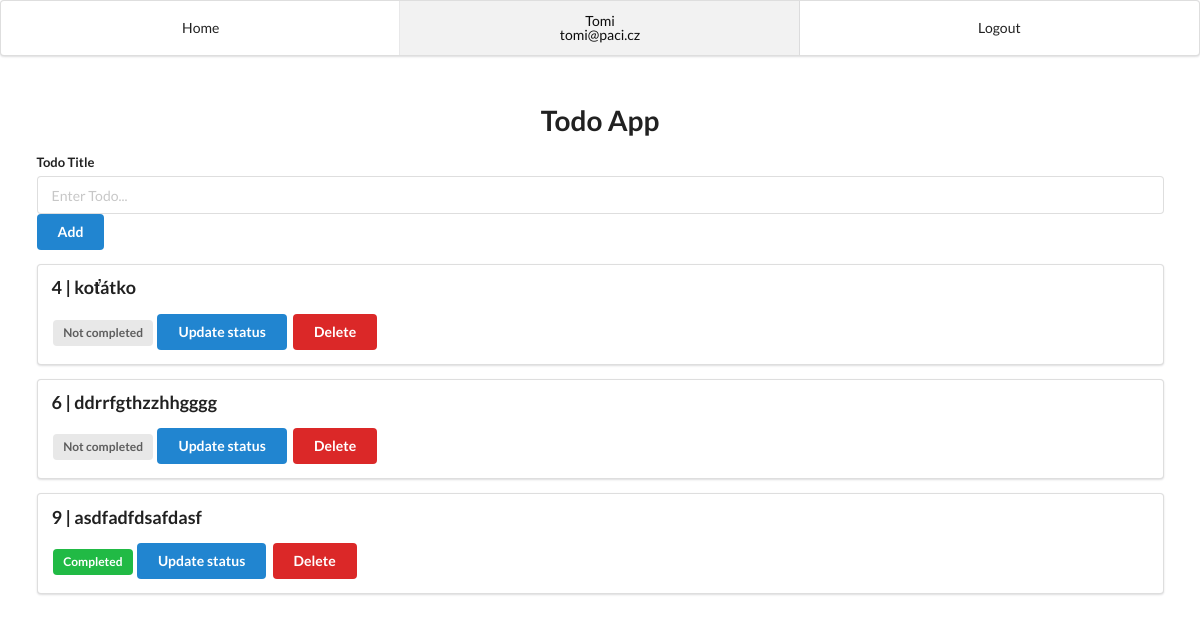
Page / (signed in) on the earlier database version.
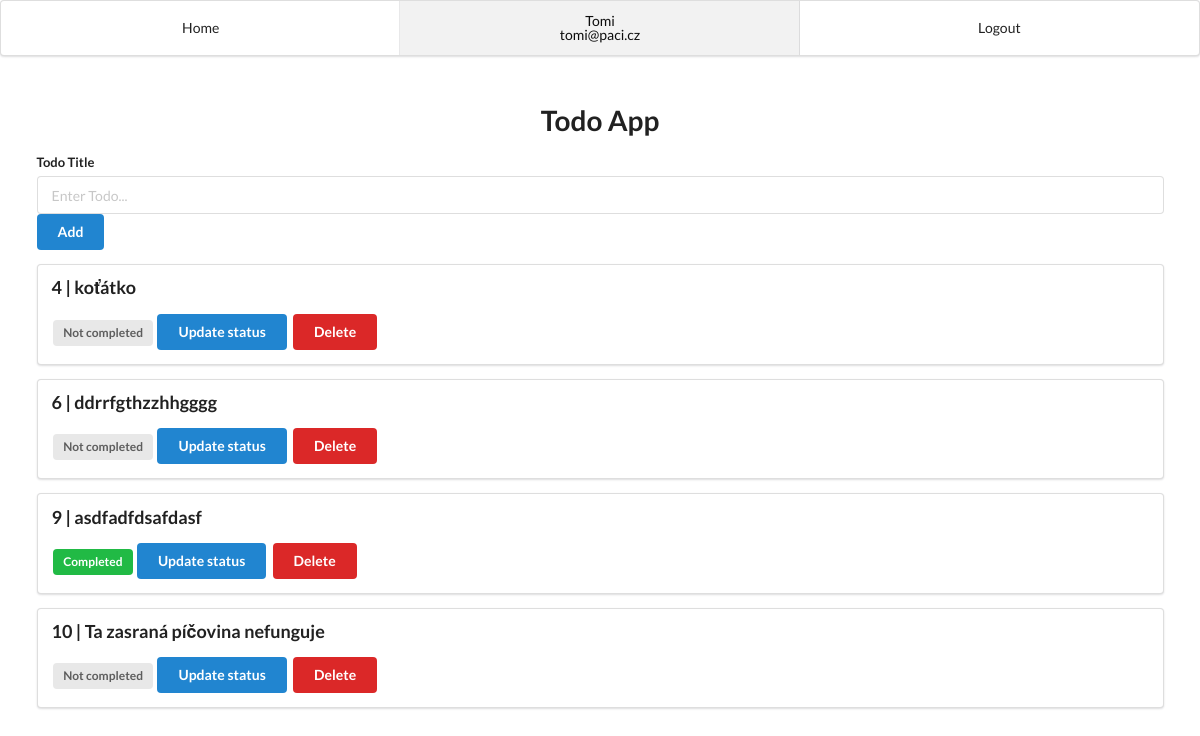
Same page on the later database version.
### website/models.py (models this page shows)
class User(db.Model, UserMixin):
    __table_args__ = (
        db.UniqueConstraint('email'),
      )
    id = db.Column(db.Integer, primary_key=True)
    email = db.Column(db.String(150))
    password = db.Column(db. String(150))
    first_name = db.Column(db.String(150))
    notes = db.relationship('Note')

class Note(db.Model):
    id = db.Column(db.Integer, primary_key=True)
    data = db.Column(db.String(1000))
    complete = db.Column(db.Boolean)
    date = db.Column(db.DateTime(timezone=True), default=func.now())
    user_id = db.Column(db.Integer, db.ForeignKey('user.id'))

### website/views.py (the view)
@views.route('/')
@login_required #neni mozne pristoupit na home page pokud neni logged in
def home():
    todo_list = Note.query.all()
    return render_template('home.html', todo_list=todo_list, user=current_user)

### website/__init__.py (called while the page is built)
def create_app():
    app = Flask(__name__)
    app.config['SECRET_KEY'] = 'random string pro secret key'
    app.config['SQLALCHEMY_DATABASE_URI'] = f'sqlite:///{DB_NAME}'
    app.config['SQLALCHEMY_TRACK_MODIFICATIONS']=False
    db.init_app(app)
    from .views import views
    from .auth import auth
    app.register_blueprint(views, url_prefix='/')
    app.register_blueprint(auth, url_prefix='/')
    from .models import User, Note
    create_database(app)
    login_manager = LoginManager()
    login_manager.login_view = 'auth.login' #user neni lognuty, odkazeme sem
    login_manager.init_app(app)
    @login_manager.user_loader
    def load_user(id):
        return User.query.get(int(id)) #podobne jako filter by ale hleda primaryKey
    return app

### website/templates/home.html
{% extends "base.html" %} {% block title %}Home{% endblock %}
{% block content %}
    <form class="ui form" action="/add" method="POST">
        <div class="field">
            <label for="title">Todo Title</label>
            <input type="text" name="title" placeholder="Enter Todo...">
            <br>
            <button class="ui blue button" type="submit">Add</button>
        </div>
    </form>
    {% for note in user.notes %}
    <div class="ui segment">
        <p class="ui big header"> {{ note.id }} | {{ note.data }}</p>
        {% if note.complete == False %}
            <span class="ui gray label">Not completed</span>
        {% else %}
            <span class="ui green label">Completed</span>
        {% endif %}
        <a class="ui blue button" href="/update/{{ note.id }}">Update status</a>
        <a class="ui red button" href="/delete/{{ note.id }}">Delete</a>
    </div>
    {% endfor %}
{% endblock %}

### website/templates/base.html (shortened to what this page needs)
<!DOCTYPE html>
<html lang="en">
<head>
    <link rel="stylesheet" href="https://cdn.jsdelivr.net/npm/semantic-ui@2.4.2/dist/semantic.min.css">
</head>
<body>
    <nav>
        {% if user.is_authenticated %}
            <div class="ui three item menu">
                <a class="item" id="home" href="/"> Home </a>
                <a class="active item" id="user" > {{ user.first_name }}<br>{{ user.email }} </a>
                <a class="item" id="logout" href="/logout"> Logout </a>
            </div>
        {% else %}
            <div class="ui two item menu">
                <a class="item" id="login" href="/login"> Login </a>
                <a class="item" id="signUp" href="/sign_up"> Sign Up </a>
            </div>
        {% endif %}
    </nav>
    <div style="margin: 50px" class="ui container">
        <h1 class="ui center aligned header">Todo App</h1>
        {% block content %}
    {% endblock %}
</body>
</html>

Differences in the rows shown:
added Note: id "10", data "Ta zasraná píčovina nefunguje", complete "Not completed"
